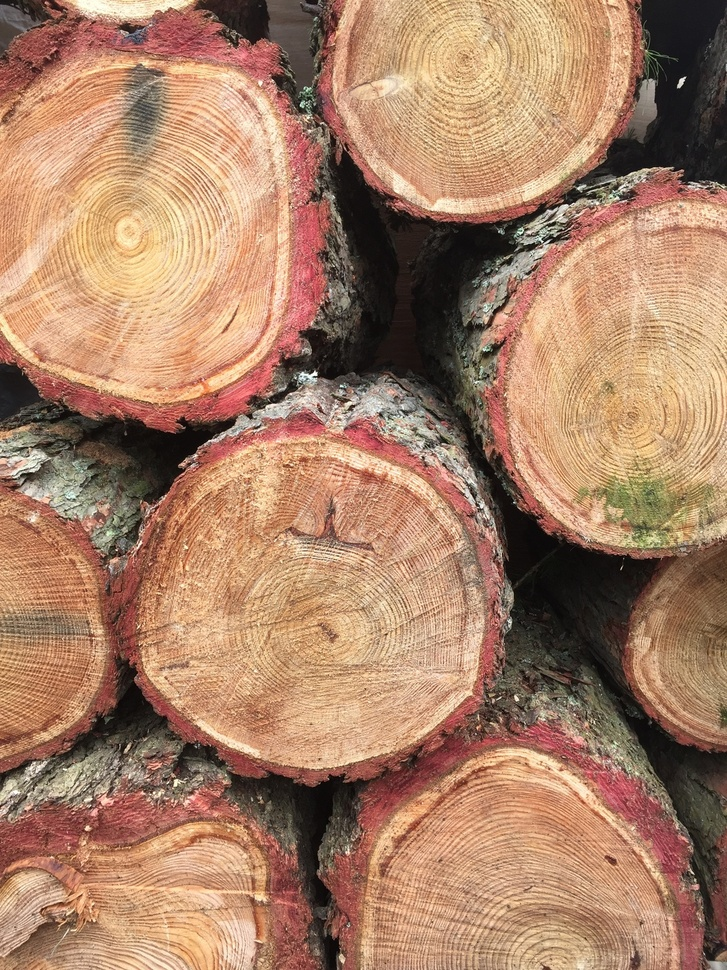
#> input picture class_exercises/external_examples/cut_tree2.jpg, 727 x 970 px, shrunk from 1125 x 1500 before the run
$ python geometric_figures.py
#> lines starting #> are read from the running program, lines starting #| are printed output that depends on the picture; after the words box and inside, x2 and y2 are one past the last pixel; in counts of white or black regions, pixels touching at a corner belong together
import cv2

image = cv2.imread('cut_tree2.jpg')
#> image is the input picture: shape (970, 727, 3); mean B, G, R 102.9, 128.9, 168.3
gray = cv2.cvtColor(image, cv2.COLOR_BGR2GRAY)
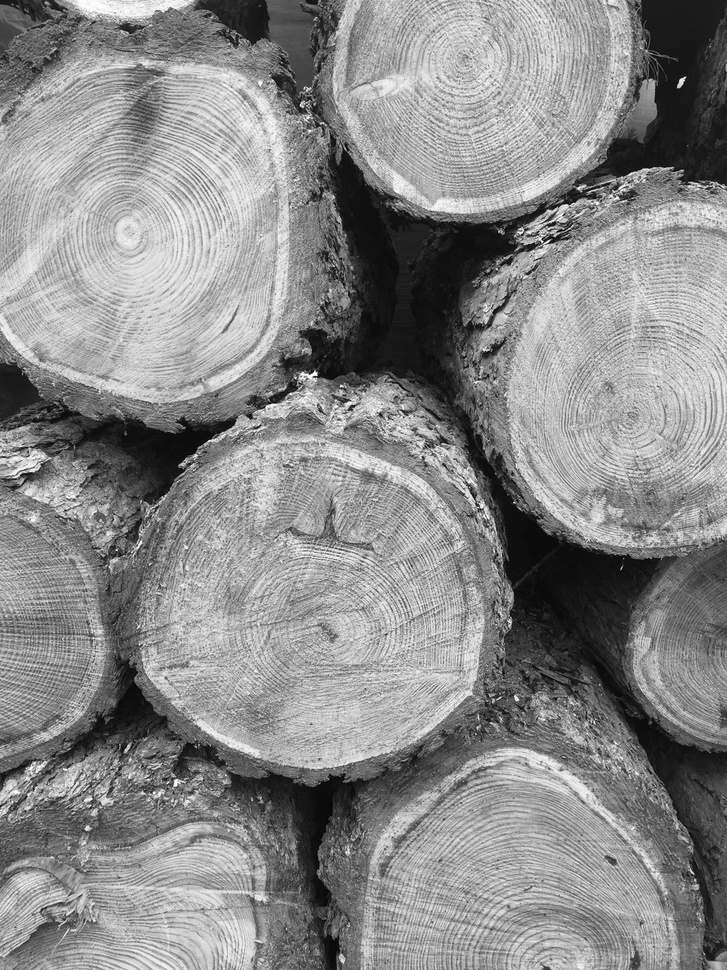
#> gray: shape (970, 727); min 2, max 255, mean 137.8
canny = cv2.Canny(gray, 10, 150)
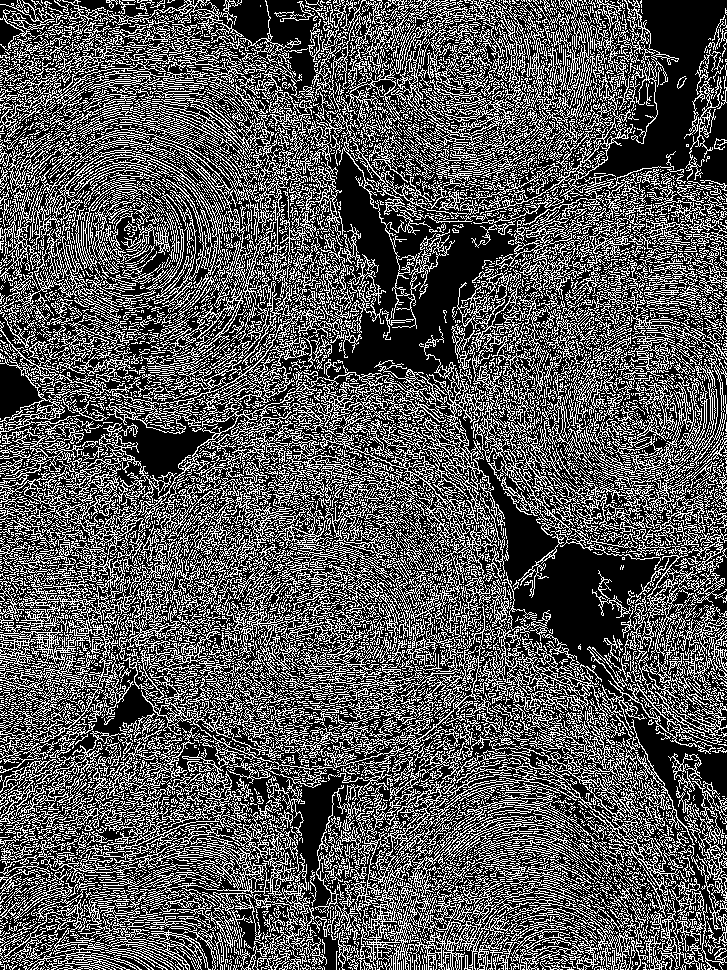
#> canny: shape (970, 727); 33.7% white in thin lines or dots

cnts,_ = cv2.findContours(canny, cv2.RETR_EXTERNAL, cv2.CHAIN_APPROX_SIMPLE)
#> cnts = 7272 contours, 6851 with area under 20; largest, box (x1, y1, x2, y2) and area: (336, 706, 689, 970) 12223, (0, 650, 362, 970) 11040, (0, 426, 210, 686) 10396, (237, 326, 572, 595) 9852, (0, 112, 245, 290) 4658


for contour in cnts:
  epsilon = 0.01*cv2.arcLength(contour,True)
  approx = cv2.approxPolyDP(contour,epsilon,True)
  x,y,w,h = cv2.boundingRect(approx)

  if len(approx) > 10:
    cv2.putText(image,'Circulo', (x,y-5),1,1,(0,255,0),1)

  cv2.drawContours(image, [approx], 0, (0,255,0),2)
#> this loop made 7272 passes
#> (epsilon, x, y, w, h) on passes 1, 2, 5: (0, 648, 969, 1, 1), (0, 607, 969, 1, 1), (0, 362, 969, 1, 1)
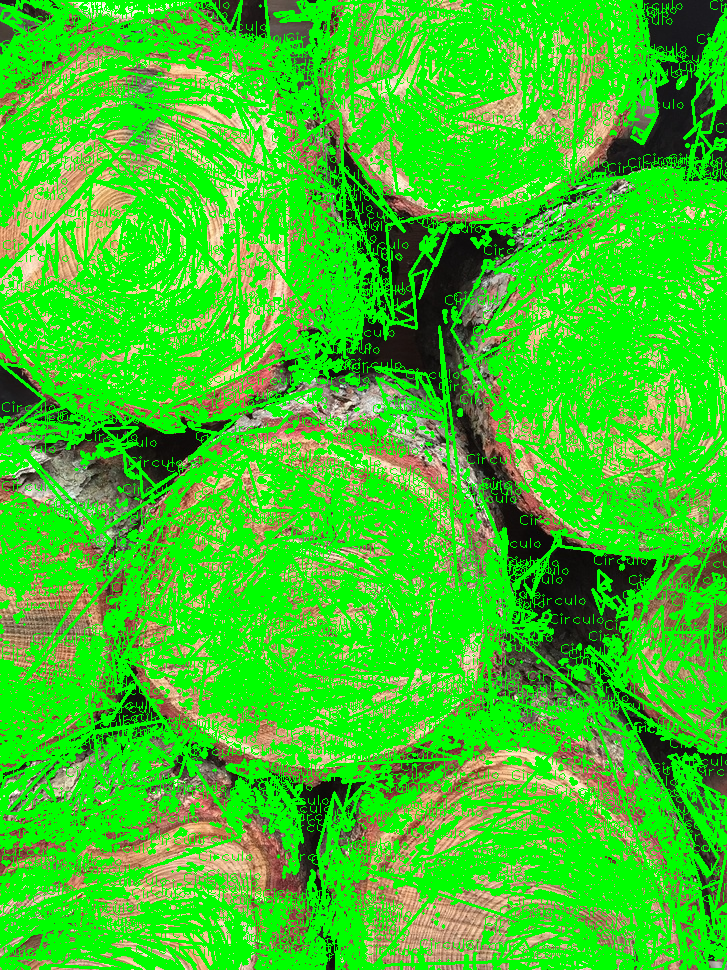
#> image: shape (970, 727, 3); mean B, G, R 39.1, 198.8, 63.3
  #cv2.imshow('image',image)
  #cv2.waitKey(0)
cv2.imwrite('figures.png', image)
